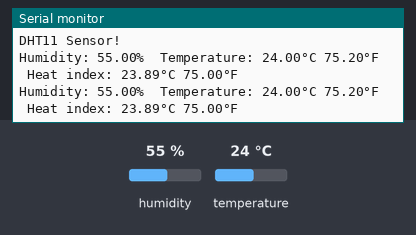
The sketch below on a simulated Arduino Uno, built with avr-gcc and run on an emulated ATmega328P. Shown: the last lines printed to the serial monitor. The inputs (shaded band) are chosen by the test bench; at power-on: humidity 55 %, temperature 24 °C.

Above: at 10.8 s.
10.9 s: humidity set to 22 %
At 15.9 s:
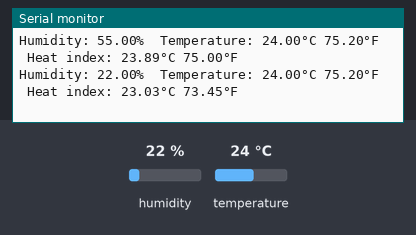
18.4 s: temperature set to 12 °C
At 21.2 s:
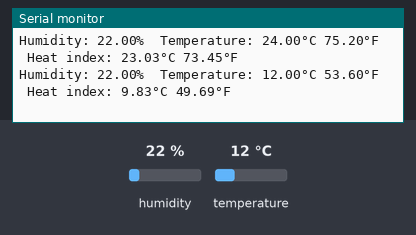
25.9 s: humidity set to 40 %
At 31.6 s:
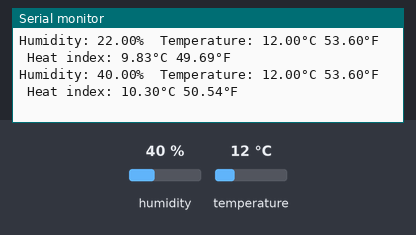
Timing chart, 0 to 33.1 s (numbered marks = the images above; inputs shaded):
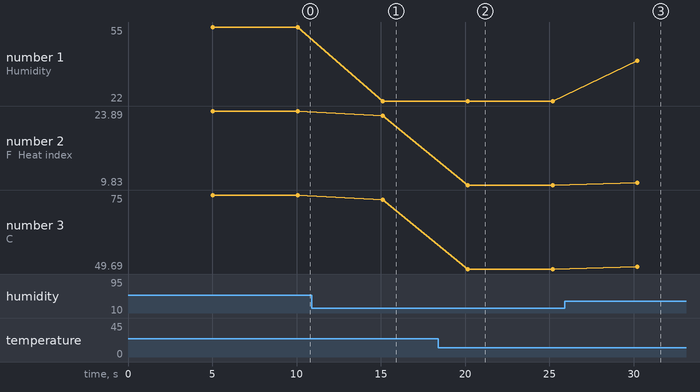

Measured:
- after the input at 10.9 s, the serial monitor: prints a new line after 4.2 s (image 1)
- after the input at 18.4 s, the serial monitor: prints a new line after 1.7 s (image 2)
- after the input at 25.9 s, the serial monitor: prints a new line after 4.3 s (image 3)
- plotted number 1: 55 → 22 after the input at 10.9 s, 22 → 40 after the input at 25.9 s
- plotted number 2: 23.89 → 23.03 after the input at 10.9 s, 23.03 → 9.83 after the input at 18.4 s, 9.83 → 10.3 after the input at 25.9 s
- plotted number 3: 75 → 73.45 after the input at 10.9 s, 73.45 → 49.69 after the input at 18.4 s, 49.69 → 50.54 after the input at 25.9 s

The sketch:

dht11_sensor.ino
```cpp
#include <DHT_U.h>
#include <DHT.h>

#define DHT11_PIN 7

#define DHTTYPE DHT11

DHT dht(DHT11_PIN, DHTTYPE);

void setup(){
  Serial.begin(9600);
  Serial.println(F("DHT11 Sensor!"));
  dht.begin();
}

void loop()
{
  // Wait a few seconds between measurements.
  delay(5000);

  // Reading temperature or humidity takes about 250 milliseconds!
  // Sensor readings may also be up to 2 seconds 'old' (its a very slow sensor)
  float h = dht.readHumidity();
  // Read temperature as Celsius (the default)
  float t = dht.readTemperature();
  // Read temperature as Fahrenheit (isFahrenheit = true)
  float f = dht.readTemperature(true);

  // Check if any reads failed and exit early (to try again).
  if (isnan(h) || isnan(t) || isnan(f)) {
    Serial.println(F("Failed to read from DHT sensor!"));
    return;
  }

  // Compute heat index in Fahrenheit (the default)
  float hif = dht.computeHeatIndex(f, h);
  // Compute heat index in Celsius (isFahreheit = false)
  float hic = dht.computeHeatIndex(t, h, false);

  Serial.print(F("Humidity: "));
  Serial.print(h);
  Serial.print(F("%  Temperature: "));
  Serial.print(t);
  Serial.print(F("°C "));
  Serial.print(f);
  Serial.print(F("°F  Heat index: "));
  Serial.print(hic);
  Serial.print(F("°C "));
  Serial.print(hif);
  Serial.println(F("°F"));;
}
```
